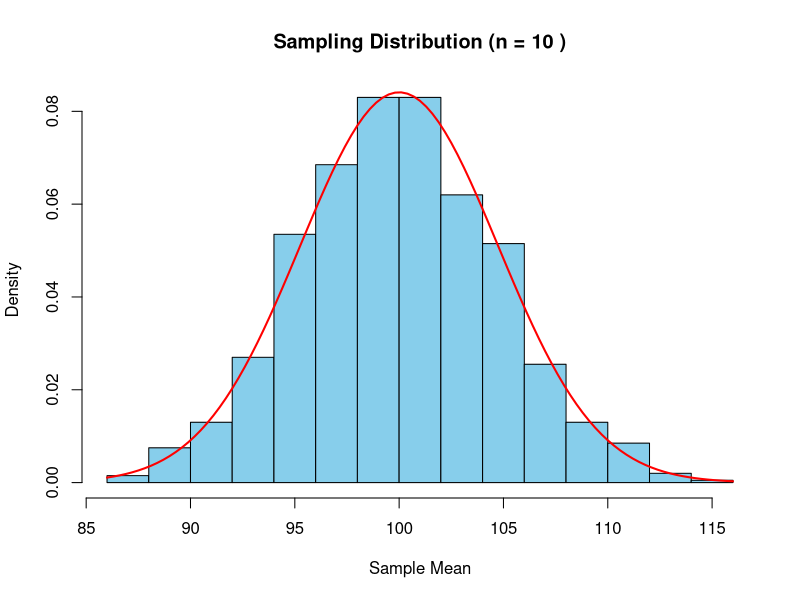
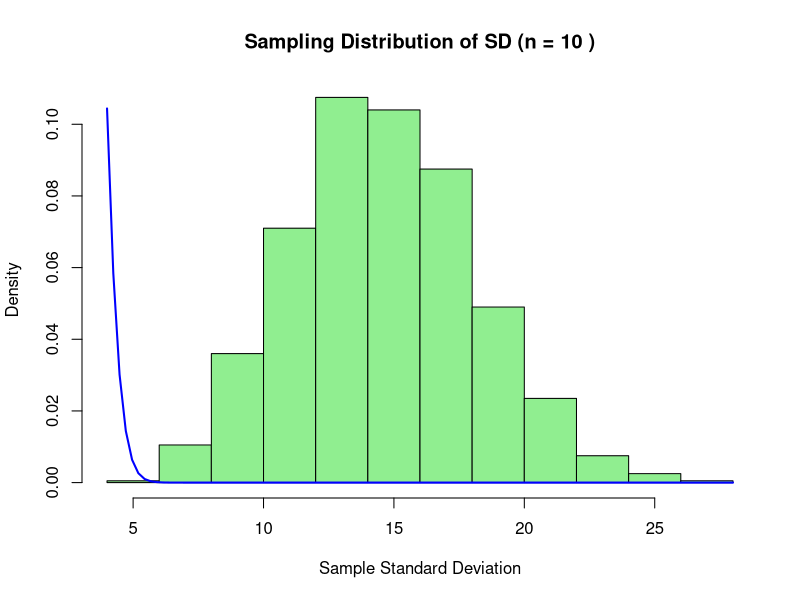
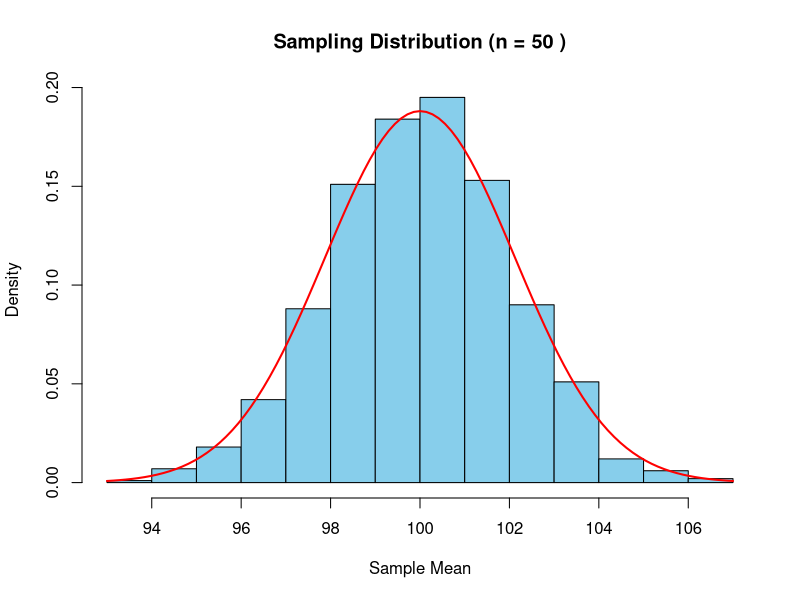
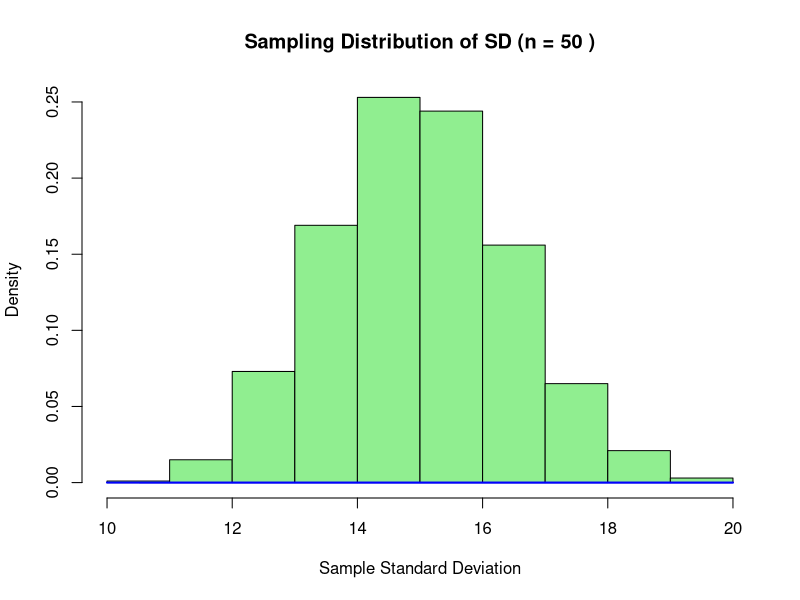
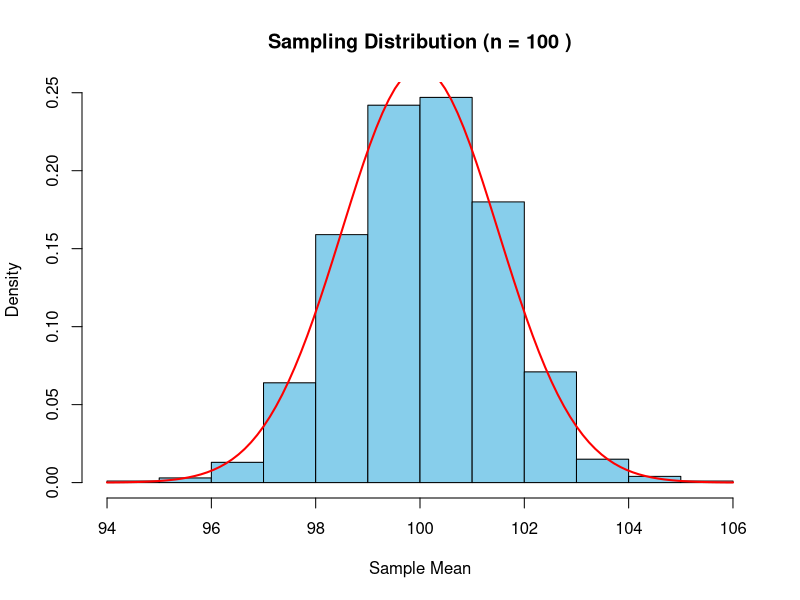
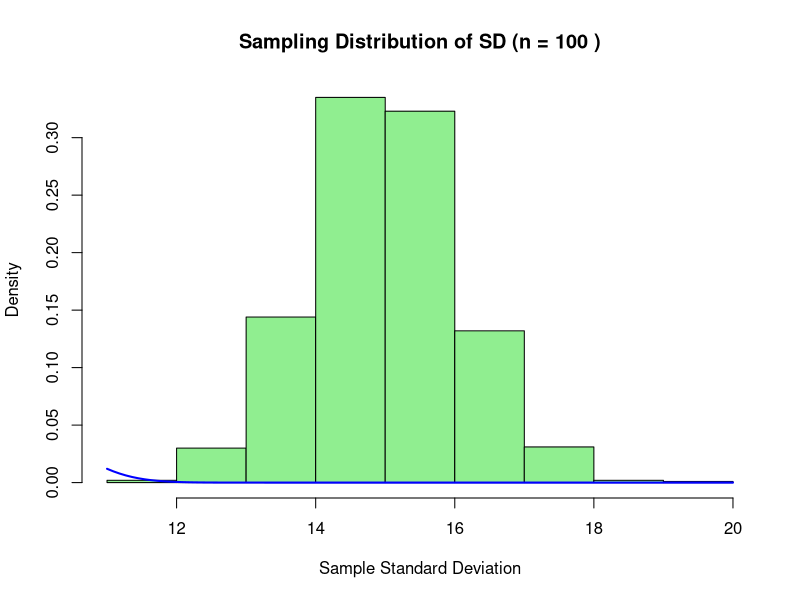
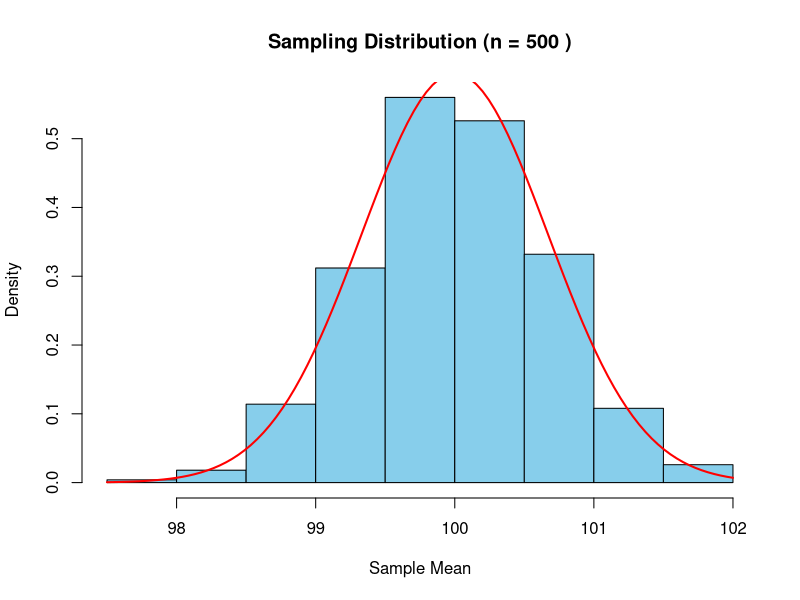
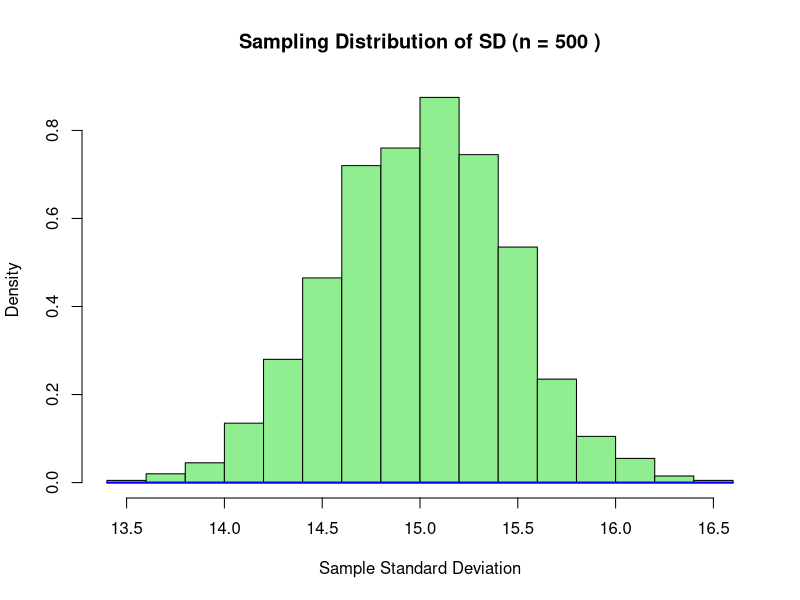

Reproduce these figures in R, in order.
## ---- chunk 1
knitr::opts_chunk$set(echo = TRUE, warning=FALSE, message=FALSE)
## ---- chunk 2
# Load necessary libraries
library(stats)
library(graphics)

# Set seed for reproducibility
set.seed(123)

# Function to perform the required tasks
sampling_distribution_analysis <- function(sample_size, num_trials) {
  
  # Initialize vectors to store means and standard deviations
  means <- numeric(num_trials)
  std_devs <- numeric(num_trials)
  
  # Loop through the trials
  for (i in 1:num_trials) {
    
    # Generate a random sample from N(100,15) 
    sample_data <- rnorm(sample_size, mean = 100, sd = 15)
    
    # Calculate mean and standard deviation of the sample
    means[i] <- mean(sample_data)
    std_devs[i] <- sd(sample_data)
  }
  
  # Plot the frequency distribution of means
  hist(means, main = paste("Sampling Distribution (n =", sample_size, ")"),
       xlab = "Sample Mean", col = "skyblue", border = "black", prob = TRUE)
  
  # Add a normal curve to the plot for comparison
  curve(dnorm(x, mean = 100, sd = 15/sqrt(sample_size)), add = TRUE, col = "red", lwd = 2)
  
  # Plot the frequency distribution of standard deviations
  hist(std_devs, main = paste("Sampling Distribution of SD (n =", sample_size, ")"),
       xlab = "Sample Standard Deviation", col = "lightgreen", border = "black", prob = TRUE)
  
  # Add a normal curve to the plot for comparison
  curve(sqrt((15^2)/(sample_size-1)) * dchisq(x^2, df = sample_size-1), add = TRUE, col = "blue", lwd = 2)
}

# Perform the analysis for different sample sizes
sampling_distribution_analysis(10, 1000)
sampling_distribution_analysis(50, 1000)
sampling_distribution_analysis(100, 1000)
sampling_distribution_analysis(500, 1000)
sampling_distribution_analysis(1500, 1000)
